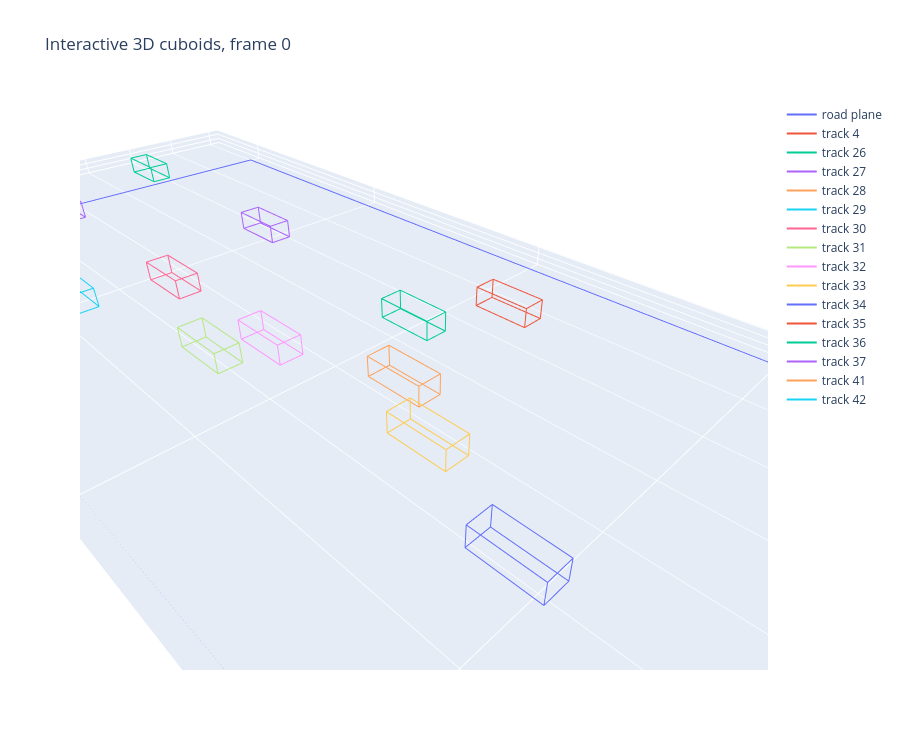

Notebook cell for this chart:
### Code cell
#@title 8. Interactive Plotly 3D scene for one frame

PLOTLY_FRAME_ID = int(frames_use[0]) if frames_use else 0 #@param {type:'integer'}

fdf = cuboids_norm[cuboids_norm['frame_id'] == PLOTLY_FRAME_ID]
fig = go.Figure()

fig.add_trace(go.Scatter3d(
    x=[xlim[0], xlim[1], xlim[1], xlim[0], xlim[0]],
    y=[ylim[0], ylim[0], ylim[1], ylim[1], ylim[0]],
    z=[0, 0, 0, 0, 0],
    mode='lines',
    name='road plane'
))

for _, r in fdf.iterrows():
    verts = cuboid_vertices(float(r['center_x_m']), float(r['center_y_m']), float(r['length_m']), float(r['width_m']), float(r['height_m']), float(r['yaw_rad']) if np.isfinite(r['yaw_rad']) else 0.0)
    edge_x = []
    edge_y = []
    edge_z = []
    for a, b in cuboid_edges():
        edge_x += [verts[a, 0], verts[b, 0], None]
        edge_y += [verts[a, 1], verts[b, 1], None]
        edge_z += [verts[a, 2], verts[b, 2], None]

    fig.add_trace(go.Scatter3d(
        x=edge_x,
        y=edge_y,
        z=edge_z,
        mode='lines',
        name=f"track {int(r['track_id'])}"
    ))

fig.update_layout(
    title=f'Interactive 3D cuboids, frame {PLOTLY_FRAME_ID}',
    scene=dict(xaxis_title='X meters', yaxis_title='Y meters', zaxis_title='Z meters', aspectmode='data'),
    width=900,
    height=750
)
fig.show()

plotly_html_path = NB05_DIR / f'interactive_scene_frame_{PLOTLY_FRAME_ID:06d}.html'
fig.write_html(plotly_html_path)
print('Saved interactive HTML:', plotly_html_path)

### Figure 1 — Plotly figure (JSON) as saved in the notebook; plotly's stock layout.template omitted (floating-point values rounded to 4 significant figures)
{"data": [{"mode": "lines", "name": "road plane", "type": "scatter3d", "x": [0, 36.52, 36.52, 0, 0], "y": [0, 0, 98.0, 98.0, 0], "z": [0, 0, 0, 0, 0]}, {"mode": "lines", "name": "track 4", "type": "scatter3d", "x": [27.5, 27.5, null, 27.5, 25.7, null, 25.7, 25.7, null, 25.7, 27.5, null, 27.5, 27.5, null, 27.5, 25.7, null, 25.7, 25.7, null, 25.7, 27.5, null, 27.5, 27.5, null, 27.5, 27.5, null, 25.7, 25.7, null, 25.7, 25.7, null], "y": [2.742, 7.242, null, 7.242, 7.242, null, 7.242, 2.742, null, 2.742, 2.742, null, 2.742, 7.242, null, 7.242, 7.242, null, 7.242, 2.742, null, 2.742, 2.742, null, 2.742, 2.742, null, 7.242, 7.242, null, 7.242, 7.242, null, 2.742, 2.742, null], "z": [0, 0, null, 0, 0, null, 0, 0, null, 0, 0, null, 1.5, 1.5, null, 1.5, 1.5, null, 1.5, 1.5, null, 1.5, 1.5, null, 0, 1.5, null, 0, 1.5, null, 0, 1.5, null, 0, 1.5, null]}, {"mode": "lines", "name": "track 26", "type": "scatter3d", "x": [9.587, 9.587, null, 9.587, 11.39, null, 11.39, 11.39, null, 11.39, 9.587, null, 9.587, 9.587, null, 9.587, 11.39, null, 11.39, 11.39, null, 11.39, 9.587, null, 9.587, 9.587, null, 9.587, 9.587, null, 11.39, 11.39, null, 11.39, 11.39, null], "y": [-0.9095, -5.41, null, -5.41, -5.41, null, -5.41, -0.9095, null, -0.9095, -0.9095, null, -0.9095, -5.41, null, -5.41, -5.41, null, -5.41, -0.9095, null, -0.9095, -0.9095, null, -0.9095, -0.9095, null, -5.41, -5.41, null, -5.41, -5.41, null, -0.9095, -0.9095, null], "z": [0, 0, null, 0, 0, null, 0, 0, null, 0, 0, null, 1.5, 1.5, null, 1.5, 1.5, null, 1.5, 1.5, null, 1.5, 1.5, null, 0, 1.5, null, 0, 1.5, null, 0, 1.5, null, 0, 1.5, null]}, {"mode": "lines", "name": "track 27", "type": "scatter3d", "x": [22.49, 22.49, null, 22.49, 20.69, null, 20.69, 20.69, null, 20.69, 22.49, null, 22.49, 22.49, null, 22.49, 20.69, null, 20.69, 20.69, null, 20.69, 22.49, null, 22.49, 22.49, null, 22.49, 22.49, null, 20.69, 20.69, null, 20.69, 20.69, null], "y": [-0.696, 3.804, null, 3.804, 3.804, null, 3.804, -0.696, null, -0.696, -0.696, null, -0.696, 3.804, null, 3.804, 3.804, null, 3.804, -0.696, null, -0.696, -0.696, null, -0.696, -0.696, null, 3.804, 3.804, null, 3.804, 3.804, null, -0.696, -0.696, null], "z": [0, 0, null, 0, 0, null, 0, 0, null, 0, 0, null, 1.5, 1.5, null, 1.5, 1.5, null, 1.5, 1.5, null, 1.5, 1.5, null, 0, 1.5, null, 0, 1.5, null, 0, 1.5, null, 0, 1.5, null]}, {"mode": "lines", "name": "track 28", "type": "scatter3d", "x": [29.0, 29.0, null, 29.0, 27.2, null, 27.2, 27.2, null, 27.2, 29.0, null, 29.0, 29.0, null, 29.0, 27.2, null, 27.2, 27.2, null, 27.2, 29.0, null, 29.0, 29.0, null, 29.0, 29.0, null, 27.2, 27.2, null, 27.2, 27.2, null], "y": [7.743, 12.24, null, 12.24, 12.24, null, 12.24, 7.743, null, 7.743, 7.743, null, 7.743, 12.24, null, 12.24, 12.24, null, 12.24, 7.743, null, 7.743, 7.743, null, 7.743, 7.743, null, 12.24, 12.24, null, 12.24, 12.24, null, 7.743, 7.743, null], "z": [0, 0, null, 0, 0, null, 0, 0, null, 0, 0, null, 1.5, 1.5, null, 1.5, 1.5, null, 1.5, 1.5, null, 1.5, 1.5, null, 0, 1.5, null, 0, 1.5, null, 0, 1.5, null, 0, 1.5, null]}, {"mode": "lines", "name": "track 29", "type": "scatter3d", "x": [29.11, 29.11, null, 29.11, 27.31, null, 27.31, 27.31, null, 27.31, 29.11, null, 29.11, 29.11, null, 29.11, 27.31, null, 27.31, 27.31, null, 27.31, 29.11, null, 29.11, 29.11, null, 29.11, 29.11, null, 27.31, 27.31, null, 27.31, 27.31, null], "y": [17.16, 21.66, null, 21.66, 21.66, null, 21.66, 17.16, null, 17.16, 17.16, null, 17.16, 21.66, null, 21.66, 21.66, null, 21.66, 17.16, null, 17.16, 17.16, null, 17.16, 17.16, null, 21.66, 21.66, null, 21.66, 21.66, null, 17.16, 17.16, null], "z": [0, 0, null, 0, 0, null, 0, 0, null, 0, 0, null, 1.5, 1.5, null, 1.5, 1.5, null, 1.5, 1.5, null, 1.5, 1.5, null, 0, 1.5, null, 0, 1.5, null, 0, 1.5, null, 0, 1.5, null]}, {"mode": "lines", "name": "track 30", "type": "scatter3d", "x": [22.55, 22.55, null, 22.55, 20.75, null, 20.75, 20.75, null, 20.75, 22.55, null, 22.55, 22.55, null, 22.55, 20.75, null, 20.75, 20.75, null, 20.75, 22.55, null, 22.55, 22.55, null, 22.55, 22.55, null, 20.75, 20.75, null, 20.75, 20.75, null], "y": [20.26, 24.76, null, 24.76, 24.76, null, 24.76, 20.26, null, 20.26, 20.26, null, 20.26, 24.76, null, 24.76, 24.76, null, 24.76, 20.26, null, 20.26, 20.26, null, 20.26, 20.26, null, 24.76, 24.76, null, 24.76, 24.76, null, 20.26, 20.26, null], "z": [0, 0, null, 0, 0, null, 0, 0, null, 0, 0, null, 1.5, 1.5, null, 1.5, 1.5, null, 1.5, 1.5, null, 1.5, 1.5, null, 0, 1.5, null, 0, 1.5, null, 0, 1.5, null, 0, 1.5, null]}, {"mode": "lines", "name": "track 31", "type": "scatter3d", "x": [25.81, 25.81, null, 25.81, 24.01, null, 24.01, 24.01, null, 24.01, 25.81, null, 25.81, 25.81, null, 25.81, 24.01, null, 24.01, 24.01, null, 24.01, 25.81, null, 25.81, 25.81, null, 25.81, 25.81, null, 24.01, 24.01, null, 24.01, 24.01, null], "y": [31.02, 35.52, null, 35.52, 35.52, null, 35.52, 31.02, null, 31.02, 31.02, null, 31.02, 35.52, null, 35.52, 35.52, null, 35.52, 31.02, null, 31.02, 31.02, null, 31.02, 31.02, null, 35.52, 35.52, null, 35.52, 35.52, null, 31.02, 31.02, null], "z": [0, 0, null, 0, 0, null, 0, 0, null, 0, 0, null, 1.5, 1.5, null, 1.5, 1.5, null, 1.5, 1.5, null, 1.5, 1.5, null, 0, 1.5, null, 0, 1.5, null, 0, 1.5, null, 0, 1.5, null]}, {"mode": "lines", "name": "track 32", "type": "scatter3d", "x": [22.46, 22.46, null, 22.46, 20.66, null, 20.66, 20.66, null, 20.66, 22.46, null, 22.46, 22.46, null, 22.46, 20.66, null, 20.66, 20.66, null, 20.66, 22.46, null, 22.46, 22.46, null, 22.46, 22.46, null, 20.66, 20.66, null, 20.66, 20.66, null], "y": [32.97, 37.47, null, 37.47, 37.47, null, 37.47, 32.97, null, 32.97, 32.97, null, 32.97, 37.47, null, 37.47, 37.47, null, 37.47, 32.97, null, 32.97, 32.97, null, 32.97, 32.97, null, 37.47, 37.47, null, 37.47, 37.47, null, 32.97, 32.97, null], "z": [0, 0, null, 0, 0, null, 0, 0, null, 0, 0, null, 1.5, 1.5, null, 1.5, 1.5, null, 1.5, 1.5, null, 1.5, 1.5, null, 0, 1.5, null, 0, 1.5, null, 0, 1.5, null, 0, 1.5, null]}, {"mode": "lines", "name": "track 33", "type": "scatter3d", "x": [22.25, 22.25, null, 22.25, 20.45, null, 20.45, 20.45, null, 20.45, 22.25, null, 22.25, 22.25, null, 22.25, 20.45, null, 20.45, 20.45, null, 20.45, 22.25, null, 22.25, 22.25, null, 22.25, 22.25, null, 20.45, 20.45, null, 20.45, 20.45, null], "y": [47.38, 51.88, null, 51.88, 51.88, null, 51.88, 47.38, null, 47.38, 47.38, null, 47.38, 51.88, null, 51.88, 51.88, null, 51.88, 47.38, null, 47.38, 47.38, null, 47.38, 47.38, null, 51.88, 51.88, null, 51.88, 51.88, null, 47.38, 47.38, null], "z": [0, 0, null, 0, 0, null, 0, 0, null, 0, 0, null, 1.5, 1.5, null, 1.5, 1.5, null, 1.5, 1.5, null, 1.5, 1.5, null, 0, 1.5, null, 0, 1.5, null, 0, 1.5, null, 0, 1.5, null]}, {"mode": "lines", "name": "track 34", "type": "scatter3d", "x": [25.35, 25.35, null, 25.35, 23.55, null, 23.55, 23.55, null, 23.55, 25.35, null, 25.35, 25.35, null, 25.35, 23.55, null, 23.55, 23.55, null, 23.55, 25.35, null, 25.35, 25.35, null, 25.35, 25.35, null, 23.55, 23.55, null, 23.55, 23.55, null], "y": [56.06, 60.56, null, 60.56, 60.56, null, 60.56, 56.06, null, 56.06, 56.06, null, 56.06, 60.56, null, 60.56, 60.56, null, 60.56, 56.06, null, 56.06, 56.06, null, 56.06, 56.06, null, 60.56, 60.56, null, 60.56, 60.56, null, 56.06, 56.06, null], "z": [0, 0, null, 0, 0, null, 0, 0, null, 0, 0, null, 1.5, 1.5, null, 1.5, 1.5, null, 1.5, 1.5, null, 1.5, 1.5, null, 0, 1.5, null, 0, 1.5, null, 0, 1.5, null, 0, 1.5, null]}, {"mode": "lines", "name": "track 35", "type": "scatter3d", "x": [5.851, 5.851, null, 5.851, 7.651, null, 7.651, 7.651, null, 7.651, 5.851, null, 5.851, 5.851, null, 5.851, 7.651, null, 7.651, 7.651, null, 7.651, 5.851, null, 5.851, 5.851, null, 5.851, 5.851, null, 7.651, 7.651, null, 7.651, 7.651, null], "y": [45.6, 41.1, null, 41.1, 41.1, null, 41.1, 45.6, null, 45.6, 45.6, null, 45.6, 41.1, null, 41.1, 41.1, null, 41.1, 45.6, null, 45.6, 45.6, null, 45.6, 45.6, null, 41.1, 41.1, null, 41.1, 41.1, null, 45.6, 45.6, null], "z": [0, 0, null, 0, 0, null, 0, 0, null, 0, 0, null, 1.5, 1.5, null, 1.5, 1.5, null, 1.5, 1.5, null, 1.5, 1.5, null, 0, 1.5, null, 0, 1.5, null, 0, 1.5, null, 0, 1.5, null]}, {"mode": "lines", "name": "track 36", "type": "scatter3d", "x": [11.9, 11.9, null, 11.9, 13.7, null, 13.7, 13.7, null, 13.7, 11.9, null, 11.9, 11.9, null, 11.9, 13.7, null, 13.7, 13.7, null, 13.7, 11.9, null, 11.9, 11.9, null, 11.9, 11.9, null, 13.7, 13.7, null, 13.7, 13.7, null], "y": [42.02, 37.52, null, 37.52, 37.52, null, 37.52, 42.02, null, 42.02, 42.02, null, 42.02, 37.52, null, 37.52, 37.52, null, 37.52, 42.02, null, 42.02, 42.02, null, 42.02, 42.02, null, 37.52, 37.52, null, 37.52, 37.52, null, 42.02, 42.02, null], "z": [0, 0, null, 0, 0, null, 0, 0, null, 0, 0, null, 1.5, 1.5, null, 1.5, 1.5, null, 1.5, 1.5, null, 1.5, 1.5, null, 0, 1.5, null, 0, 1.5, null, 0, 1.5, null, 0, 1.5, null]}, {"mode": "lines", "name": "track 37", "type": "scatter3d", "x": [9.865, 9.865, null, 9.865, 11.66, null, 11.66, 11.66, null, 11.66, 9.865, null, 9.865, 9.865, null, 9.865, 11.66, null, 11.66, 11.66, null, 11.66, 9.865, null, 9.865, 9.865, null, 9.865, 9.865, null, 11.66, 11.66, null, 11.66, 11.66, null], "y": [21.08, 16.58, null, 16.58, 16.58, null, 16.58, 21.08, null, 21.08, 21.08, null, 21.08, 16.58, null, 16.58, 16.58, null, 16.58, 21.08, null, 21.08, 21.08, null, 21.08, 21.08, null, 16.58, 16.58, null, 16.58, 16.58, null, 21.08, 21.08, null], "z": [0, 0, null, 0, 0, null, 0, 0, null, 0, 0, null, 1.5, 1.5, null, 1.5, 1.5, null, 1.5, 1.5, null, 1.5, 1.5, null, 0, 1.5, null, 0, 1.5, null, 0, 1.5, null, 0, 1.5, null]}, {"mode": "lines", "name": "track 41", "type": "scatter3d", "x": [19.31, 19.31, null, 19.31, 17.51, null, 17.51, 17.51, null, 17.51, 19.31, null, 19.31, 19.31, null, 19.31, 17.51, null, 17.51, 17.51, null, 17.51, 19.31, null, 19.31, 19.31, null, 19.31, 19.31, null, 17.51, 17.51, null, 17.51, 17.51, null], "y": [42.43, 46.93, null, 46.93, 46.93, null, 46.93, 42.43, null, 42.43, 42.43, null, 42.43, 46.93, null, 46.93, 46.93, null, 46.93, 42.43, null, 42.43, 42.43, null, 42.43, 42.43, null, 46.93, 46.93, null, 46.93, 46.93, null, 42.43, 42.43, null], "z": [0, 0, null, 0, 0, null, 0, 0, null, 0, 0, null, 1.5, 1.5, null, 1.5, 1.5, null, 1.5, 1.5, null, 1.5, 1.5, null, 0, 1.5, null, 0, 1.5, null, 0, 1.5, null, 0, 1.5, null]}, {"mode": "lines", "name": "track 42", "type": "scatter3d", "x": [15.72, 15.72, null, 15.72, 13.92, null, 13.92, 13.92, null, 13.92, 15.72, null, 15.72, 15.72, null, 15.72, 13.92, null, 13.92, 13.92, null, 13.92, 15.72, null, 15.72, 15.72, null, 15.72, 15.72, null, 13.92, 13.92, null, 13.92, 13.92, null], "y": [80.35, 84.85, null, 84.85, 84.85, null, 84.85, 80.35, null, 80.35, 80.35, null, 80.35, 84.85, null, 84.85, 84.85, null, 84.85, 80.35, null, 80.35, 80.35, null, 80.35, 80.35, null, 84.85, 84.85, null, 84.85, 84.85, null, 80.35, 80.35, null], "z": [0, 0, null, 0, 0, null, 0, 0, null, 0, 0, null, 1.5, 1.5, null, 1.5, 1.5, null, 1.5, 1.5, null, 1.5, 1.5, null, 0, 1.5, null, 0, 1.5, null, 0, 1.5, null, 0, 1.5, null]}], "layout": {"height": 750, "scene": {"aspectmode": "data", "aspectratio": {"x": 2.049, "y": 5.801, "z": 0.08415}, "xaxis": {"title": {"text": "X meters"}, "type": "linear"}, "yaxis": {"title": {"text": "Y meters"}, "type": "linear"}, "zaxis": {"title": {"text": "Z meters"}, "type": "linear"}}, "title": {"text": "Interactive 3D cuboids, frame 0"}, "width": 900}}
